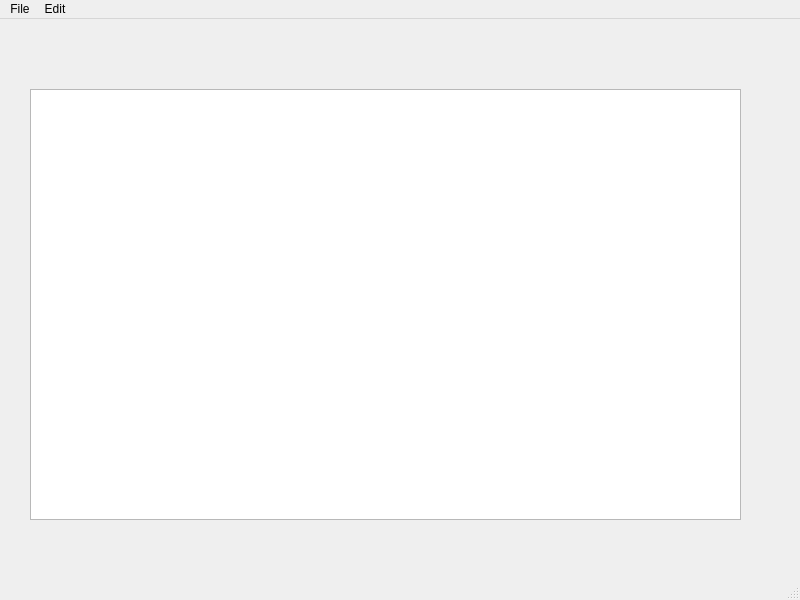
<?xml version="1.0" encoding="UTF-8"?>
<ui version="4.0">
 <class>TextEditor</class>
 <widget class="QMainWindow" name="TextEditor">
  <property name="geometry">
   <rect>
    <x>0</x>
    <y>0</y>
    <width>800</width>
    <height>600</height>
   </rect>
  </property>
  <property name="windowTitle">
   <string>MainWindow</string>
  </property>
  <widget class="QWidget" name="centralwidget">
   <widget class="QTextEdit" name="textEdit">
    <property name="geometry">
     <rect>
      <x>30</x>
      <y>70</y>
      <width>711</width>
      <height>431</height>
     </rect>
    </property>
   </widget>
  </widget>
  <widget class="QMenuBar" name="menubar">
   <property name="geometry">
    <rect>
     <x>0</x>
     <y>0</y>
     <width>800</width>
     <height>29</height>
    </rect>
   </property>
   <widget class="QMenu" name="menu">
    <property name="title">
     <string>File</string>
    </property>
    <addaction name="action_NewFile"/>
    <addaction name="action_OpenFile"/>
    <addaction name="action_Save"/>
    <addaction name="action_SaveAs"/>
    <addaction name="action_Exit"/>
   </widget>
   <widget class="QMenu" name="menuEdit">
    <property name="title">
     <string>Edit</string>
    </property>
    <addaction name="action_Undo"/>
    <addaction name="action_Cut"/>
    <addaction name="action_Copy"/>
    <addaction name="action_Paste"/>
    <addaction name="action_Find"/>
   </widget>
   <addaction name="menu"/>
   <addaction name="menuEdit"/>
  </widget>
  <widget class="QStatusBar" name="statusbar"/>
  <action name="action_NewFile">
   <property name="text">
    <string>New File(N)</string>
   </property>
  </action>
  <action name="action_OpenFile">
   <property name="text">
    <string>Open File(O)</string>
   </property>
  </action>
  <action name="action_Save">
   <property name="text">
    <string>Save(S)</string>
   </property>
  </action>
  <action name="action_SaveAs">
   <property name="text">
    <string>Save As(A)</string>
   </property>
  </action>
  <action name="action_Exit">
   <property name="text">
    <string>Exit(X)</string>
   </property>
  </action>
  <action name="action_Undo">
   <property name="text">
    <string>Undo(U)</string>
   </property>
  </action>
  <action name="action_Cut">
   <property name="text">
    <string>Cut(T)</string>
   </property>
  </action>
  <action name="action_Copy">
   <property name="text">
    <string>Copy(C)</string>
   </property>
  </action>
  <action name="action_Paste">
   <property name="text">
    <string>Paste(P)</string>
   </property>
  </action>
  <action name="action_Find">
   <property name="text">
    <string>Find(F)</string>
   </property>
  </action>
 </widget>
 <resources/>
 <connections/>
</ui>
